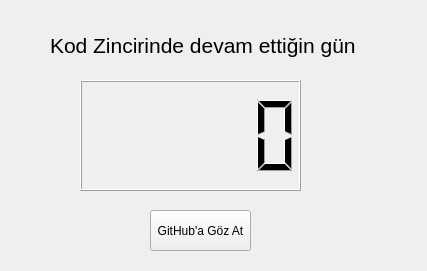
<?xml version="1.0" encoding="UTF-8"?>
<ui version="4.0">
 <class>Form</class>
 <widget class="QWidget" name="Form">
  <property name="geometry">
   <rect>
    <x>0</x>
    <y>0</y>
    <width>427</width>
    <height>271</height>
   </rect>
  </property>
  <property name="windowTitle">
   <string>Form</string>
  </property>
  <widget class="QLCDNumber" name="lcdNumber">
   <property name="geometry">
    <rect>
     <x>80</x>
     <y>80</y>
     <width>221</width>
     <height>111</height>
    </rect>
   </property>
  </widget>
  <widget class="QLabel" name="label">
   <property name="geometry">
    <rect>
     <x>50</x>
     <y>-10</y>
     <width>381</width>
     <height>111</height>
    </rect>
   </property>
   <property name="font">
    <font>
     <pointsize>16</pointsize>
    </font>
   </property>
   <property name="text">
    <string>Kod Zincirinde devam ettiğin gün</string>
   </property>
   <property name="wordWrap">
    <bool>false</bool>
   </property>
   <property name="openExternalLinks">
    <bool>false</bool>
   </property>
  </widget>
  <widget class="QPushButton" name="btnGithub">
   <property name="geometry">
    <rect>
     <x>150</x>
     <y>210</y>
     <width>101</width>
     <height>41</height>
    </rect>
   </property>
   <property name="text">
    <string>GitHub'a Göz At</string>
   </property>
  </widget>
 </widget>
 <resources/>
 <connections/>
</ui>
